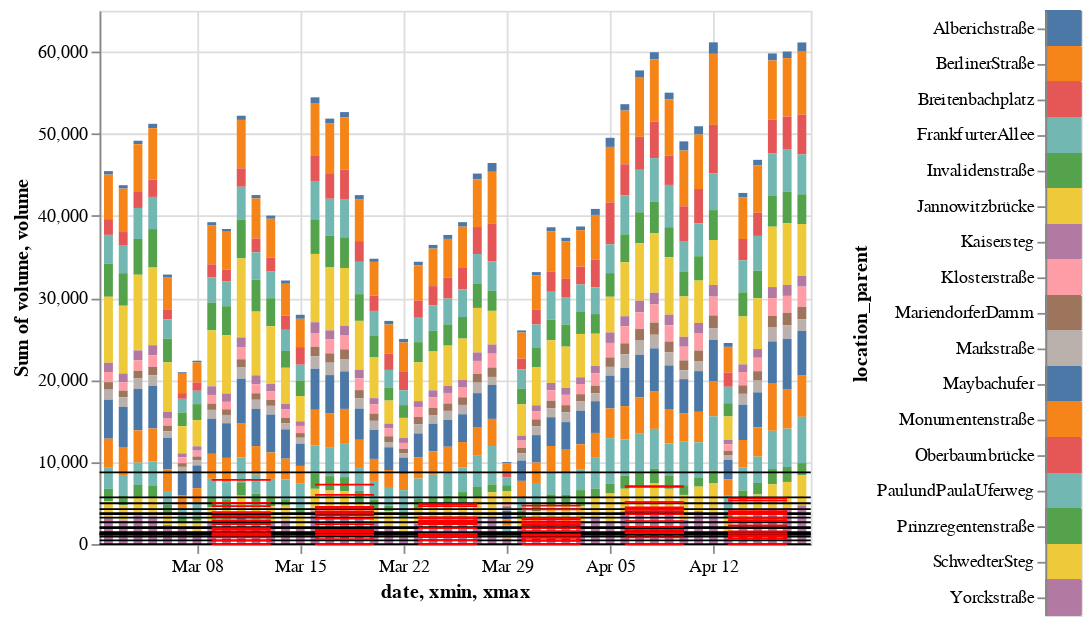

The notebook cell this image was saved under:
### Code cell
import altair as alt

source = day_data_grp.copy()

source.date=source.date.astype(str)

source2 = week_data_afterweek10.copy()
source2.xmin=source2.xmin.astype(str)
source2.xmax=source2.xmax.astype(str)


selection = alt.selection_multi(fields=['location_parent'])


chart=alt.Chart(source).mark_bar().encode(
    x='date:T',
    y='sum(volume):Q',
    color=alt.Color('location_parent:N', legend=None),
).transform_filter(
    selection
)


holine = alt.Chart(week_data_week10).mark_rule().encode(
    y='volume:Q'
).transform_filter(
    selection
)

holine2 = alt.Chart(source2).mark_rule(color='red').encode(
    y='volume:Q',
    x="xmin:T",
    x2="xmax:T"
).transform_filter(
    selection
)


## interactive legend
legend = alt.Chart(source).mark_rect().encode(
        y=alt.Y('location_parent:N'),#  sort=["Monday", "Tuesday", "Wednesday", "Thursday", "Friday", "Saturday", "Sunday"]),
        color=alt.condition(selection,
                    alt.Color('location_parent:N', legend=None),
                    alt.value('lightgray'))
    ).add_selection(
    selection
).properties(
        width=20,
    )



chart+holine +holine2 | legend

### Figure 1 — Vega-Lite specification as saved in the notebook (floating-point values rounded to 4 significant figures; data arrays with more than 128 entries replaced by an {"elided": "..."} marker saying what was removed)
{"config": {"view": {"continuousWidth": 400, "continuousHeight": 300}}, "hconcat": [{"layer": [{"data": {"name": "data-85d36a8dbc24486cbfb2cbb18c34f938"}, "mark": "bar", "encoding": {"color": {"type": "nominal", "field": "location_parent", "legend": null}, "x": {"type": "temporal", "field": "date"}, "y": {"type": "quantitative", "aggregate": "sum", "field": "volume"}}, "transform": [{"filter": {"selection": "selector006"}}]}, {"data": {"name": "data-6cfb51565ee76d61e0bf24b84eadbff0"}, "mark": "rule", "encoding": {"y": {"type": "quantitative", "field": "volume"}}, "transform": [{"filter": {"selection": "selector006"}}]}, {"data": {"name": "data-add0d3dbb405c531de252d50ee5abb47"}, "mark": {"type": "rule", "color": "red"}, "encoding": {"x": {"type": "temporal", "field": "xmin"}, "x2": {"field": "xmax"}, "y": {"type": "quantitative", "field": "volume"}}, "transform": [{"filter": {"selection": "selector006"}}]}]}, {"data": {"name": "data-85d36a8dbc24486cbfb2cbb18c34f938"}, "mark": "rect", "encoding": {"color": {"condition": {"type": "nominal", "field": "location_parent", "legend": null, "selection": "selector006"}, "value": "lightgray"}, "y": {"type": "nominal", "field": "location_parent"}}, "selection": {"selector006": {"type": "multi", "fields": ["location_parent"]}}, "width": 20}], "$schema": "https://vega.github.io/schema/vega-lite/v4.0.0.json", "datasets": {"data-85d36a8dbc24486cbfb2cbb18c34f938": {"elided": "816 records"}, "data-6cfb51565ee76d61e0bf24b84eadbff0": [{"weeknr": 10, "location_parent": " Alberichstraße", "volume": 450.5}, {"weeknr": 10, "location_parent": " BerlinerStraße", "volume": 5679.0}, {"weeknr": 10, "location_parent": " Breitenbachplatz", "volume": 1933.0}, {"weeknr": 10, "location_parent": " FrankfurterAllee", "volume": 3640.0}, {"weeknr": 10, "location_parent": " Invalidenstraße", "volume": 4262.0}, {"weeknr": 10, "location_parent": " Jannowitzbrücke", "volume": 8745.0}, {"weeknr": 10, "location_parent": " Kaisersteg", "volume": 1157.0}, {"weeknr": 10, "location_parent": " Klosterstraße", "volume": 1233.0}, {"weeknr": 10, "location_parent": " MariendorferDamm", "volume": 922.5}, {"weeknr": 10, "location_parent": " Markstraße", "volume": 1239.0}, {"weeknr": 10, "location_parent": " Maybachufer", "volume": 4974.0}, {"weeknr": 10, "location_parent": " Monumentenstraße", "volume": 3760.0}, {"weeknr": 10, "location_parent": " Oberbaumbrücke", "volume": 0.0}, {"weeknr": 10, "location_parent": " PaulundPaulaUferweg", "volume": 2659.0}, {"weeknr": 10, "location_parent": " Prinzregentenstraße", "volume": 1440.0}, {"weeknr": 10, "location_parent": " SchwedterSteg", "volume": 2061.0}, {"weeknr": 10, "location_parent": " Yorckstraße", "volume": 3232.0}], "data-add0d3dbb405c531de252d50ee5abb47": [{"weeknr": 11, "location_parent": " Alberichstraße", "volume": 415.8, "xmin": "2020-03-09", "xmax": "2020-03-13"}, {"weeknr": 11, "location_parent": " BerlinerStraße", "volume": 5031.0, "xmin": "2020-03-09", "xmax": "2020-03-13"}, {"weeknr": 11, "location_parent": " Breitenbachplatz", "volume": 1726.0, "xmin": "2020-03-09", "xmax": "2020-03-13"}, {"weeknr": 11, "location_parent": " FrankfurterAllee", "volume": 3376.0, "xmin": "2020-03-09", "xmax": "2020-03-13"}, {"weeknr": 11, "location_parent": " Invalidenstraße", "volume": 3877.0, "xmin": "2020-03-09", "xmax": "2020-03-13"}, {"weeknr": 11, "location_parent": " Jannowitzbrücke", "volume": 7833.0, "xmin": "2020-03-09", "xmax": "2020-03-13"}, {"weeknr": 11, "location_parent": " Kaisersteg", "volume": 1092.0, "xmin": "2020-03-09", "xmax": "2020-03-13"}, {"weeknr": 11, "location_parent": " Klosterstraße", "volume": 1126.0, "xmin": "2020-03-09", "xmax": "2020-03-13"}, {"weeknr": 11, "location_parent": " MariendorferDamm", "volume": 814.0, "xmin": "2020-03-09", "xmax": "2020-03-13"}, {"weeknr": 11, "location_parent": " Markstraße", "volume": 1134.0, "xmin": "2020-03-09", "xmax": "2020-03-13"}, {"weeknr": 11, "location_parent": " Maybachufer", "volume": 4633.0, "xmin": "2020-03-09", "xmax": "2020-03-13"}, {"weeknr": 11, "location_parent": " Monumentenstraße", "volume": 3409.0, "xmin": "2020-03-09", "xmax": "2020-03-13"}, {"weeknr": 11, "location_parent": " Oberbaumbrücke", "volume": 0.0, "xmin": "2020-03-09", "xmax": "2020-03-13"}, {"weeknr": 11, "location_parent": " PaulundPaulaUferweg", "volume": 2446.0, "xmin": "2020-03-09", "xmax": "2020-03-13"}, {"weeknr": 11, "location_parent": " Prinzregentenstraße", "volume": 1336.0, "xmin": "2020-03-09", "xmax": "2020-03-13"}, {"weeknr": 11, "location_parent": " SchwedterSteg", "volume": 1946.0, "xmin": "2020-03-09", "xmax": "2020-03-13"}, {"weeknr": 11, "location_parent": " Yorckstraße", "volume": 2892.0, "xmin": "2020-03-09", "xmax": "2020-03-13"}, {"weeknr": 12, "location_parent": " Alberichstraße", "volume": 596.8, "xmin": "2020-03-16", "xmax": "2020-03-20"}, {"weeknr": 12, "location_parent": " BerlinerStraße", "volume": 6007.0, "xmin": "2020-03-16", "xmax": "2020-03-20"}, {"weeknr": 12, "location_parent": " Breitenbachplatz", "volume": 3090.0, "xmin": "2020-03-16", "xmax": "2020-03-20"}, {"weeknr": 12, "location_parent": " FrankfurterAllee", "volume": 4426.0, "xmin": "2020-03-16", "xmax": "2020-03-20"}, {"weeknr": 12, "location_parent": " Invalidenstraße", "volume": 3767.0, "xmin": "2020-03-16", "xmax": "2020-03-20"}, {"weeknr": 12, "location_parent": " Jannowitzbrücke", "volume": 7240.0, "xmin": "2020-03-16", "xmax": "2020-03-20"}, {"weeknr": 12, "location_parent": " Kaisersteg", "volume": 1155.0, "xmin": "2020-03-16", "xmax": "2020-03-20"}, {"weeknr": 12, "location_parent": " Klosterstraße", "volume": 1639.0, "xmin": "2020-03-16", "xmax": "2020-03-20"}, {"weeknr": 12, "location_parent": " MariendorferDamm", "volume": 1132.0, "xmin": "2020-03-16", "xmax": "2020-03-20"}, {"weeknr": 12, "location_parent": " Markstraße", "volume": 1432.0, "xmin": "2020-03-16", "xmax": "2020-03-20"}, {"weeknr": 12, "location_parent": " Maybachufer", "volume": 4520.0, "xmin": "2020-03-16", "xmax": "2020-03-20"}, {"weeknr": 12, "location_parent": " Monumentenstraße", "volume": 3973.0, "xmin": "2020-03-16", "xmax": "2020-03-20"}, {"weeknr": 12, "location_parent": " Oberbaumbrücke", "volume": 0.0, "xmin": "2020-03-16", "xmax": "2020-03-20"}, {"weeknr": 12, "location_parent": " PaulundPaulaUferweg", "volume": 3502.0, "xmin": "2020-03-16", "xmax": "2020-03-20"}, {"weeknr": 12, "location_parent": " Prinzregentenstraße", "volume": 1716.0, "xmin": "2020-03-16", "xmax": "2020-03-20"}, {"weeknr": 12, "location_parent": " SchwedterSteg", "volume": 2424.0, "xmin": "2020-03-16", "xmax": "2020-03-20"}, {"weeknr": 12, "location_parent": " Yorckstraße", "volume": 3743.0, "xmin": "2020-03-16", "xmax": "2020-03-20"}, {"weeknr": 13, "location_parent": " Alberichstraße", "volume": 475.8, "xmin": "2020-03-23", "xmax": "2020-03-27"}, {"weeknr": 13, "location_parent": " BerlinerStraße", "volume": 4634.0, "xmin": "2020-03-23", "xmax": "2020-03-27"}, {"weeknr": 13, "location_parent": " Breitenbachplatz", "volume": 2424.0, "xmin": "2020-03-23", "xmax": "2020-03-27"}, {"weeknr": 13, "location_parent": " FrankfurterAllee", "volume": 3150.0, "xmin": "2020-03-23", "xmax": "2020-03-27"}, {"weeknr": 13, "location_parent": " Invalidenstraße", "volume": 2547.0, "xmin": "2020-03-23", "xmax": "2020-03-27"}, {"weeknr": 13, "location_parent": " Jannowitzbrücke", "volume": 4858.0, "xmin": "2020-03-23", "xmax": "2020-03-27"}, {"weeknr": 13, "location_parent": " Kaisersteg", "volume": 836.2, "xmin": "2020-03-23", "xmax": "2020-03-27"}, {"weeknr": 13, "location_parent": " Klosterstraße", "volume": 1236.0, "xmin": "2020-03-23", "xmax": "2020-03-27"}, {"weeknr": 13, "location_parent": " MariendorferDamm", "volume": 904.8, "xmin": "2020-03-23", "xmax": "2020-03-27"}, {"weeknr": 13, "location_parent": " Markstraße", "volume": 1098.0, "xmin": "2020-03-23", "xmax": "2020-03-27"}, {"weeknr": 13, "location_parent": " Maybachufer", "volume": 3245.0, "xmin": "2020-03-23", "xmax": "2020-03-27"}, {"weeknr": 13, "location_parent": " Monumentenstraße", "volume": 2875.0, "xmin": "2020-03-23", "xmax": "2020-03-27"}, {"weeknr": 13, "location_parent": " Oberbaumbrücke", "volume": 0.0, "xmin": "2020-03-23", "xmax": "2020-03-27"}, {"weeknr": 13, "location_parent": " PaulundPaulaUferweg", "volume": 2818.0, "xmin": "2020-03-23", "xmax": "2020-03-27"}, {"weeknr": 13, "location_parent": " Prinzregentenstraße", "volume": 1240.0, "xmin": "2020-03-23", "xmax": "2020-03-27"}, {"weeknr": 13, "location_parent": " SchwedterSteg", "volume": 1951.0, "xmin": "2020-03-23", "xmax": "2020-03-27"}, {"weeknr": 13, "location_parent": " Yorckstraße", "volume": 2644.0, "xmin": "2020-03-23", "xmax": "2020-03-27"}, {"weeknr": 14, "location_parent": " Alberichstraße", "volume": 394.0, "xmin": "2020-03-30", "xmax": "2020-04-03"}, {"weeknr": 14, "location_parent": " BerlinerStraße", "volume": 4224.0, "xmin": "2020-03-30", "xmax": "2020-04-03"}, {"weeknr": 14, "location_parent": " Breitenbachplatz", "volume": 1936.0, "xmin": "2020-03-30", "xmax": "2020-04-03"}, {"weeknr": 14, "location_parent": " FrankfurterAllee", "volume": 2987.0, "xmin": "2020-03-30", "xmax": "2020-04-03"}, {"weeknr": 14, "location_parent": " Invalidenstraße", "volume": 2362.0, "xmin": "2020-03-30", "xmax": "2020-04-03"}, {"weeknr": 14, "location_parent": " Jannowitzbrücke", "volume": 4673.0, "xmin": "2020-03-30", "xmax": "2020-04-03"}, {"weeknr": 14, "location_parent": " Kaisersteg", "volume": 767.5, "xmin": "2020-03-30", "xmax": "2020-04-03"}, {"weeknr": 14, "location_parent": " Klosterstraße", "volume": 1107.0, "xmin": "2020-03-30", "xmax": "2020-04-03"}, {"weeknr": 14, "location_parent": " MariendorferDamm", "volume": 822.0, "xmin": "2020-03-30", "xmax": "2020-04-03"}, {"weeknr": 14, "location_parent": " Markstraße", "volume": 1059.0, "xmin": "2020-03-30", "xmax": "2020-04-03"}, {"weeknr": 14, "location_parent": " Maybachufer", "volume": 3175.0, "xmin": "2020-03-30", "xmax": "2020-04-03"}, {"weeknr": 14, "location_parent": " Monumentenstraße", "volume": 2678.0, "xmin": "2020-03-30", "xmax": "2020-04-03"}, {"weeknr": 14, "location_parent": " Oberbaumbrücke", "volume": 0.0, "xmin": "2020-03-30", "xmax": "2020-04-03"}, {"weeknr": 14, "location_parent": " PaulundPaulaUferweg", "volume": 2274.0, "xmin": "2020-03-30", "xmax": "2020-04-03"}, {"weeknr": 14, "location_parent": " Prinzregentenstraße", "volume": 1166.0, "xmin": "2020-03-30", "xmax": "2020-04-03"}, {"weeknr": 14, "location_parent": " SchwedterSteg", "volume": 1582.0, "xmin": "2020-03-30", "xmax": "2020-04-03"}, {"weeknr": 14, "location_parent": " Yorckstraße", "volume": 2570.0, "xmin": "2020-03-30", "xmax": "2020-04-03"}, {"weeknr": 15, "location_parent": " Alberichstraße", "volume": 821.8, "xmin": "2020-04-06", "xmax": "2020-04-10"}, {"weeknr": 15, "location_parent": " BerlinerStraße", "volume": 7059.0, "xmin": "2020-04-06", "xmax": "2020-04-10"}, {"weeknr": 15, "location_parent": " Breitenbachplatz", "volume": 3956.0, "xmin": "2020-04-06", "xmax": "2020-04-10"}, {"weeknr": 15, "location_parent": " FrankfurterAllee", "volume": 5107.0, "xmin": "2020-04-06", "xmax": "2020-04-10"}, {"weeknr": 15, "location_parent": " Invalidenstraße", "volume": 3660.0, "xmin": "2020-04-06", "xmax": "2020-04-10"}, {"weeknr": 15, "location_parent": " Jannowitzbrücke", "volume": 6961.0, "xmin": "2020-04-06", "xmax": "2020-04-10"}, {"weeknr": 15, "location_parent": " Kaisersteg", "volume": 1332.0, "xmin": "2020-04-06", "xmax": "2020-04-10"}, {"weeknr": 15, "location_parent": " Klosterstraße", "volume": 2084.0, "xmin": "2020-04-06", "xmax": "2020-04-10"}, {"weeknr": 15, "location_parent": " MariendorferDamm", "volume": 1384.0, "xmin": "2020-04-06", "xmax": "2020-04-10"}, {"weeknr": 15, "location_parent": " Markstraße", "volume": 1669.0, "xmin": "2020-04-06", "xmax": "2020-04-10"}, {"weeknr": 15, "location_parent": " Maybachufer", "volume": 5088.0, "xmin": "2020-04-06", "xmax": "2020-04-10"}, {"weeknr": 15, "location_parent": " Monumentenstraße", "volume": 4304.0, "xmin": "2020-04-06", "xmax": "2020-04-10"}, {"weeknr": 15, "location_parent": " Oberbaumbrücke", "volume": 0.0, "xmin": "2020-04-06", "xmax": "2020-04-10"}, {"weeknr": 15, "location_parent": " PaulundPaulaUferweg", "volume": 4469.0, "xmin": "2020-04-06", "xmax": "2020-04-10"}, {"weeknr": 15, "location_parent": " Prinzregentenstraße", "volume": 1699.0, "xmin": "2020-04-06", "xmax": "2020-04-10"}, {"weeknr": 15, "location_parent": " SchwedterSteg", "volume": 2806.0, "xmin": "2020-04-06", "xmax": "2020-04-10"}, {"weeknr": 15, "location_parent": " Yorckstraße", "volume": 4166.0, "xmin": "2020-04-06", "xmax": "2020-04-10"}, {"weeknr": 16, "location_parent": " Alberichstraße", "volume": 630.8, "xmin": "2020-04-13", "xmax": "2020-04-17"}, {"weeknr": 16, "location_parent": " BerlinerStraße", "volume": 5303.0, "xmin": "2020-04-13", "xmax": "2020-04-17"}, {"weeknr": 16, "location_parent": " Breitenbachplatz", "volume": 2822.0, "xmin": "2020-04-13", "xmax": "2020-04-17"}, {"weeknr": 16, "location_parent": " FrankfurterAllee", "volume": 3808.0, "xmin": "2020-04-13", "xmax": "2020-04-17"}, {"weeknr": 16, "location_parent": " Invalidenstraße", "volume": 2931.0, "xmin": "2020-04-13", "xmax": "2020-04-17"}, {"weeknr": 16, "location_parent": " Jannowitzbrücke", "volume": 5560.0, "xmin": "2020-04-13", "xmax": "2020-04-17"}, {"weeknr": 16, "location_parent": " Kaisersteg", "volume": 968.5, "xmin": "2020-04-13", "xmax": "2020-04-17"}, {"weeknr": 16, "location_parent": " Klosterstraße", "volume": 1556.0, "xmin": "2020-04-13", "xmax": "2020-04-17"}, {"weeknr": 16, "location_parent": " MariendorferDamm", "volume": 1032.0, "xmin": "2020-04-13", "xmax": "2020-04-17"}, {"weeknr": 16, "location_parent": " Markstraße", "volume": 1261.0, "xmin": "2020-04-13", "xmax": "2020-04-17"}, {"weeknr": 16, "location_parent": " Maybachufer", "volume": 4000.0, "xmin": "2020-04-13", "xmax": "2020-04-17"}, {"weeknr": 16, "location_parent": " Monumentenstraße", "volume": 3658.0, "xmin": "2020-04-13", "xmax": "2020-04-17"}, {"weeknr": 16, "location_parent": " Oberbaumbrücke", "volume": 0.0, "xmin": "2020-04-13", "xmax": "2020-04-17"}, {"weeknr": 16, "location_parent": " PaulundPaulaUferweg", "volume": 3218.0, "xmin": "2020-04-13", "xmax": "2020-04-17"}, {"weeknr": 16, "location_parent": " Prinzregentenstraße", "volume": 1305.0, "xmin": "2020-04-13", "xmax": "2020-04-17"}, {"weeknr": 16, "location_parent": " SchwedterSteg", "volume": 2261.0, "xmin": "2020-04-13", "xmax": "2020-04-17"}, {"weeknr": 16, "location_parent": " Yorckstraße", "volume": 3160.0, "xmin": "2020-04-13", "xmax": "2020-04-17"}]}}
